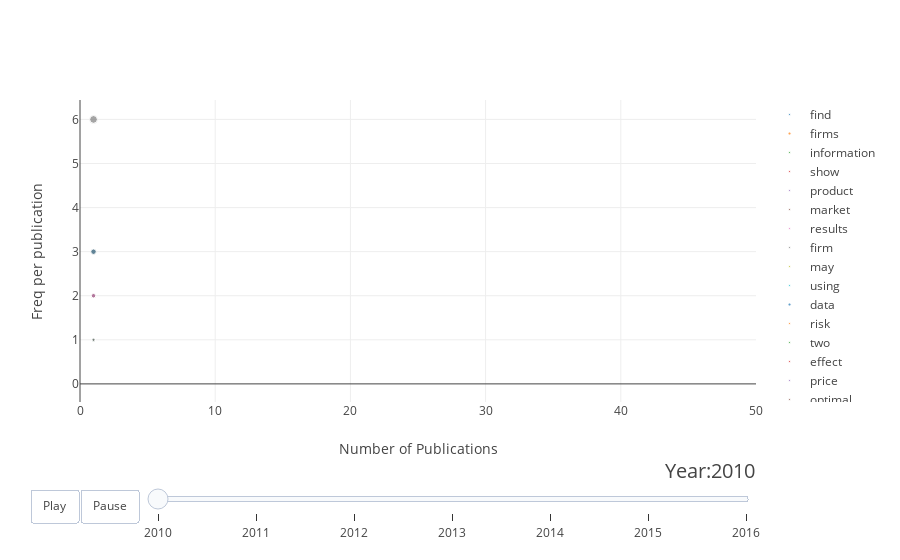

Notebook code cell kept with this figure:
### Code cell
init_notebook_mode(connected=True)

years = [2009, 2010, 2011, 2012, 2013, 2014, 2015, 2016]
# make list of continents
continents = []
for continent in c['words']:
    if continent not in continents:
        continents.append(continent)
# make figure
figure = {
    'data': [],
    'layout': {},
    'frames': []
}

# fill in most of layout
figure['layout']['xaxis'] = {'range': [0, 50], 'title': 'Number of Publications'}
figure['layout']['yaxis'] = {'title': 'Freq per publication', 'type': 'float'}
figure['layout']['hovermode'] = 'closest'
figure['layout']['sliders'] = {
    'args': [
        'transition', {
            'duration': 400,
            'easing': 'cubic-in-out'
        }
    ],
    'initialValue': 2009,
    'plotlycommand': 'animate',
    'values': years,
    'visible': True
}
figure['layout']['updatemenus'] = [
    {
        'buttons': [
            {
                'args': [None, {'frame': {'duration': 500, 'redraw': False},
                                'fromcurrent': True, 'transition': {'duration': 300, 'easing': 'quadratic-in-out'}}],
                'label': 'Play',
                'method': 'animate'
            },
            {
                'args': [[None], {'frame': {'duration': 0, 'redraw': False}, 'mode': 'immediate',
                                  'transition': {'duration': 0}}],
                'label': 'Pause',
                'method': 'animate'
            }
        ],
        'direction': 'left',
        'pad': {'r': 10, 't': 87},
        'showactive': False,
        'type': 'buttons',
        'x': 0.1,
        'xanchor': 'right',
        'y': 0,
        'yanchor': 'top'
    }
]

sliders_dict = {
    'active': 0,
    'yanchor': 'top',
    'xanchor': 'left',
    'currentvalue': {
        'font': {'size': 20},
        'prefix': 'Year:',
        'visible': True,
        'xanchor': 'right'
    },
    'transition': {'duration': 300, 'easing': 'cubic-in-out'},
    'pad': {'b': 10, 't': 50},
    'len': 0.9,
    'x': 0.1,
    'y': 0,
    'steps': []
}

# make data
year = 2009
for continent in continents:
    dataset_by_year = c[c['year'] == year]
    dataset_by_year_and_cont = dataset_by_year[dataset_by_year['words'] == continent]

    data_dict = {
        'x': list(dataset_by_year_and_cont['number_of_papers']),
        'y': list(dataset_by_year_and_cont['freq_per_paper']),
        'mode': 'markers',
        'text': list(dataset_by_year_and_cont['words']),
        'marker': {
            'sizemode': 'area',
            'sizeref': 0.2,
            'size': list(dataset_by_year_and_cont['freq_words'])
        },
        'name': continent
    }
    figure['data'].append(data_dict)


# make frames
for year in [2010, 2011, 2012, 2013, 2014, 2015, 2016]:
    frame = {'data': [], 'name': str(year)}
    for continent in continents:
        dataset_by_year = c[c['year'] == int(year)]
        dataset_by_year_and_cont = dataset_by_year[dataset_by_year['words'] == continent]
        data_dict = {
            'x': list(dataset_by_year_and_cont['number_of_papers']),
            'y': list(dataset_by_year_and_cont['freq_per_paper']),
            'mode': 'markers',
            'text': list(dataset_by_year_and_cont['words']),
            'marker': {
                'sizemode': 'area',
                'sizeref': 0.2,
                'size': list(dataset_by_year_and_cont['freq_words'])
            },
            'name': continent
        }
        frame['data'].append(data_dict)
    
    figure['frames'].append(frame)
    slider_step = {'args': [
        [year],
        {'frame': {'duration': 300, 'redraw': False},
         'mode': 'immediate',
         'transition': {'duration': 300}}
    ],
        'label': year,
        'method': 'animate'}
    sliders_dict['steps'].append(slider_step)

figure['layout']['sliders'] = [sliders_dict]

iplot(figure)

### Figure 1 — Plotly figure (JSON) as saved in the notebook; plotly's stock layout.template omitted (floating-point values rounded to 4 significant figures)
{"data": [{"marker": {"size": [1], "sizemode": "area", "sizeref": 0.2}, "mode": "markers", "name": "find", "text": ["find"], "x": [1], "y": [1]}, {"marker": {"size": [3], "sizemode": "area", "sizeref": 0.2}, "mode": "markers", "name": "firms", "text": ["firms"], "x": [1], "y": [3]}, {"marker": {"size": [0], "sizemode": "area", "sizeref": 0.2}, "mode": "markers", "name": "information", "text": ["information"], "x": [0], "y": [0]}, {"marker": {"size": [0], "sizemode": "area", "sizeref": 0.2}, "mode": "markers", "name": "show", "text": ["show"], "x": [0], "y": [0]}, {"marker": {"size": [0], "sizemode": "area", "sizeref": 0.2}, "mode": "markers", "name": "product", "text": ["product"], "x": [0], "y": [0]}, {"marker": {"size": [1], "sizemode": "area", "sizeref": 0.2}, "mode": "markers", "name": "market", "text": ["market"], "x": [1], "y": [1]}, {"marker": {"size": [1], "sizemode": "area", "sizeref": 0.2}, "mode": "markers", "name": "results", "text": ["results"], "x": [1], "y": [1]}, {"marker": {"size": [0], "sizemode": "area", "sizeref": 0.2}, "mode": "markers", "name": "firm", "text": ["firm"], "x": [0], "y": [0]}, {"marker": {"size": [0], "sizemode": "area", "sizeref": 0.2}, "mode": "markers", "name": "may", "text": ["may"], "x": [0], "y": [0]}, {"marker": {"size": [1], "sizemode": "area", "sizeref": 0.2}, "mode": "markers", "name": "using", "text": ["using"], "x": [1], "y": [1]}, {"marker": {"size": [3], "sizemode": "area", "sizeref": 0.2}, "mode": "markers", "name": "data", "text": ["data"], "x": [1], "y": [3]}, {"marker": {"size": [2], "sizemode": "area", "sizeref": 0.2}, "mode": "markers", "name": "risk", "text": ["risk"], "x": [1], "y": [2]}, {"marker": {"size": [1], "sizemode": "area", "sizeref": 0.2}, "mode": "markers", "name": "two", "text": ["two"], "x": [1], "y": [1]}, {"marker": {"size": [0], "sizemode": "area", "sizeref": 0.2}, "mode": "markers", "name": "effect", "text": ["effect"], "x": [0], "y": [0]}, {"marker": {"size": [0], "sizemode": "area", "sizeref": 0.2}, "mode": "markers", "name": "price", "text": ["price"], "x": [0], "y": [0]}, {"marker": {"size": [0], "sizemode": "area", "sizeref": 0.2}, "mode": "markers", "name": "optimal", "text": ["optimal"], "x": [0], "y": [0]}, {"marker": {"size": [0], "sizemode": "area", "sizeref": 0.2}, "mode": "markers", "name": "performance", "text": ["performance"], "x": [0], "y": [0]}, {"marker": {"size": [1], "sizemode": "area", "sizeref": 0.2}, "mode": "markers", "name": "paper", "text": ["paper"], "x": [1], "y": [1]}, {"marker": {"size": [0], "sizemode": "area", "sizeref": 0.2}, "mode": "markers", "name": "study", "text": ["study"], "x": [0], "y": [0]}, {"marker": {"size": [0], "sizemode": "area", "sizeref": 0.2}, "mode": "markers", "name": "higher", "text": ["higher"], "x": [0], "y": [0]}, {"marker": {"size": [0], "sizemode": "area", "sizeref": 0.2}, "mode": "markers", "name": "demand", "text": ["demand"], "x": [0], "y": [0]}, {"marker": {"size": [0], "sizemode": "area", "sizeref": 0.2}, "mode": "markers", "name": "new", "text": ["new"], "x": [0], "y": [0]}, {"marker": {"size": [0], "sizemode": "area", "sizeref": 0.2}, "mode": "markers", "name": "use", "text": ["use"], "x": [0], "y": [0]}, {"marker": {"size": [0], "sizemode": "area", "sizeref": 0.2}, "mode": "markers", "name": "consumers", "text": ["consumers"], "x": [0], "y": [0]}, {"marker": {"size": [0], "sizemode": "area", "sizeref": 0.2}, "mode": "markers", "name": "value", "text": ["value"], "x": [0], "y": [0]}, {"marker": {"size": [0], "sizemode": "area", "sizeref": 0.2}, "mode": "markers", "name": "increase", "text": ["increase"], "x": [0], "y": [0]}, {"marker": {"size": [0], "sizemode": "area", "sizeref": 0.2}, "mode": "markers", "name": "effects", "text": ["effects"], "x": [0], "y": [0]}, {"marker": {"size": [1], "sizemode": "area", "sizeref": 0.2}, "mode": "markers", "name": "evidence", "text": ["evidence"], "x": [1], "y": [1]}, {"marker": {"size": [0], "sizemode": "area", "sizeref": 0.2}, "mode": "markers", "name": "social", "text": ["social"], "x": [0], "y": [0]}, {"marker": {"size": [0], "sizemode": "area", "sizeref": 0.2}, "mode": "markers", "name": "impact", "text": ["impact"], "x": [0], "y": [0]}, {"marker": {"size": [0], "sizemode": "area", "sizeref": 0.2}, "mode": "markers", "name": "cost", "text": ["cost"], "x": [0], "y": [0]}, {"marker": {"size": [0], "sizemode": "area", "sizeref": 0.2}, "mode": "markers", "name": "quality", "text": ["quality"], "x": [0], "y": [0]}, {"marker": {"size": [0], "sizemode": "area", "sizeref": 0.2}, "mode": "markers", "name": "different", "text": ["different"], "x": [0], "y": [0]}, {"marker": {"size": [0], "sizemode": "area", "sizeref": 0.2}, "mode": "markers", "name": "one", "text": ["one"], "x": [0], "y": [0]}, {"marker": {"size": [0], "sizemode": "area", "sizeref": 0.2}, "mode": "markers", "name": "however,", "text": ["however,"], "x": [0], "y": [0]}, {"marker": {"size": [0], "sizemode": "area", "sizeref": 0.2}, "mode": "markers", "name": "products", "text": ["products"], "x": [0], "y": [0]}, {"marker": {"size": [0], "sizemode": "area", "sizeref": 0.2}, "mode": "markers", "name": "consumer", "text": ["consumer"], "x": [0], "y": [0]}, {"marker": {"size": [6], "sizemode": "area", "sizeref": 0.2}, "mode": "markers", "name": "financial", "text": ["financial"], "x": [1], "y": [6]}, {"marker": {"size": [0], "sizemode": "area", "sizeref": 0.2}, "mode": "markers", "name": "lower", "text": ["lower"], "x": [0], "y": [0]}, {"marker": {"size": [0], "sizemode": "area", "sizeref": 0.2}, "mode": "markers", "name": "likely", "text": ["likely"], "x": [0], "y": [0]}, {"marker": {"size": [0], "sizemode": "area", "sizeref": 0.2}, "mode": "markers", "name": "pricing", "text": ["pricing"], "x": [0], "y": [0]}, {"marker": {"size": [0], "sizemode": "area", "sizeref": 0.2}, "mode": "markers", "name": "based", "text": ["based"], "x": [0], "y": [0]}, {"marker": {"size": [0], "sizemode": "area", "sizeref": 0.2}, "mode": "markers", "name": "less", "text": ["less"], "x": [0], "y": [0]}, {"marker": {"size": [0], "sizemode": "area", "sizeref": 0.2}, "mode": "markers", "name": "whether", "text": ["whether"], "x": [0], "y": [0]}, {"marker": {"size": [2], "sizemode": "area", "sizeref": 0.2}, "mode": "markers", "name": "set", "text": ["set"], "x": [1], "y": [2]}, {"marker": {"size": [0], "sizemode": "area", "sizeref": 0.2}, "mode": "markers", "name": "policy", "text": ["policy"], "x": [0], "y": [0]}, {"marker": {"size": [0], "sizemode": "area", "sizeref": 0.2}, "mode": "markers", "name": "decision", "text": ["decision"], "x": [0], "y": [0]}, {"marker": {"size": [0], "sizemode": "area", "sizeref": 0.2}, "mode": "markers", "name": "high", "text": ["high"], "x": [0], "y": [0]}, {"marker": {"size": [0], "sizemode": "area", "sizeref": 0.2}, "mode": "markers", "name": "problem", "text": ["problem"], "x": [0], "y": [0]}, {"marker": {"size": [0], "sizemode": "area", "sizeref": 0.2}, "mode": "markers", "name": "sales", "text": ["sales"], "x": [0], "y": [0]}], "layout": {"hovermode": "closest", "sliders": [{"active": 0, "currentvalue": {"font": {"size": 20}, "prefix": "Year:", "visible": true, "xanchor": "right"}, "len": 0.9, "pad": {"b": 10, "t": 50}, "steps": [{"args": [[2010], {"frame": {"duration": 300, "redraw": false}, "mode": "immediate", "transition": {"duration": 300}}], "label": 2010, "method": "animate"}, {"args": [[2011], {"frame": {"duration": 300, "redraw": false}, "mode": "immediate", "transition": {"duration": 300}}], "label": 2011, "method": "animate"}, {"args": [[2012], {"frame": {"duration": 300, "redraw": false}, "mode": "immediate", "transition": {"duration": 300}}], "label": 2012, "method": "animate"}, {"args": [[2013], {"frame": {"duration": 300, "redraw": false}, "mode": "immediate", "transition": {"duration": 300}}], "label": 2013, "method": "animate"}, {"args": [[2014], {"frame": {"duration": 300, "redraw": false}, "mode": "immediate", "transition": {"duration": 300}}], "label": 2014, "method": "animate"}, {"args": [[2015], {"frame": {"duration": 300, "redraw": false}, "mode": "immediate", "transition": {"duration": 300}}], "label": 2015, "method": "animate"}, {"args": [[2016], {"frame": {"duration": 300, "redraw": false}, "mode": "immediate", "transition": {"duration": 300}}], "label": 2016, "method": "animate"}], "transition": {"duration": 300, "easing": "cubic-in-out"}, "x": 0.1, "xanchor": "left", "y": 0, "yanchor": "top"}], "updatemenus": [{"buttons": [{"args": [null, {"frame": {"duration": 500, "redraw": false}, "fromcurrent": true, "transition": {"duration": 300, "easing": "quadratic-in-out"}}], "label": "Play", "method": "animate"}, {"args": [[null], {"frame": {"duration": 0, "redraw": false}, "mode": "immediate", "transition": {"duration": 0}}], "label": "Pause", "method": "animate"}], "direction": "left", "pad": {"r": 10, "t": 87}, "showactive": false, "type": "buttons", "x": 0.1, "xanchor": "right", "y": 0, "yanchor": "top"}], "xaxis": {"range": [0, 50], "title": "Number of Publications"}, "yaxis": {"title": "Freq per publication", "type": "float"}}}
